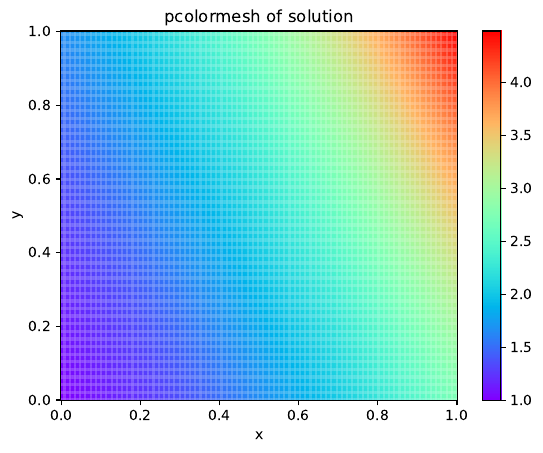

This chart was generated by the following Python code:
import numpy as np
from scipy.sparse import spdiags
from scipy.sparse.linalg import spsolve
from scipy.sparse import eye
from scipy.sparse import kron
import matplotlib
import matplotlib.pylab as plt
from matplotlib import rc
import numpy as np
from matplotlib import pyplot, cm
from mpl_toolkits.mplot3d import Axes3D
import math
    
#rc('font',**{'family':'serif','serif':['Times']})
#rc('xtick', labelsize=18)
#rc('ytick', labelsize=18)
plt.rcParams["font.family"] = "Times New Roman"

if __name__ == "__main__":

    L = 1
    h = 0.003125
    N = int(L/h -1)
    MatrixSize = N**2

    diag=np.ones([N*N])
    mat= spdiags([-diag,2*diag,-diag],[-1,0,1],N,N)
    I= eye(N)
    A = kron(I,mat)+kron(mat,I)

    AllNode = (N+2)**2
    m = N+2
    diag=np.ones([m*m])
    mat= spdiags([-diag,2*diag,-diag],[-1,0,1],m,m)
    I= eye(m)
    Aall = kron(I,mat)+kron(mat,I)


    # places we need to set BC
    top=np.arange(m*m-m,m*m)
    bottom=np.arange(0,m)
    left=np.arange(m,m*(m-1)-m+1,m)
    right=np.arange(m*2-1,m*m-m,m)

    # calculating forcing vector
    Fall = np.zeros(AllNode)
    BC = np.zeros(AllNode)
    UwithBC = np.zeros(AllNode)

    counter = 0
    for iy in range(N+2):
        for ix in range(N+2):
            x=ix/(N+1)
            y=iy/(N+1)
            Fall[counter] = -1.25*np.exp(x+0.5*y)*h**2
            if (counter in top or counter in bottom or counter in left or counter in right):
                BC[counter] = np.exp(x+0.5*y)
            counter=counter+1

    # enforcing strong BC on the RHS
    Fall = Fall - Aall.dot(BC)

    # inner nodes
    I = np.setdiff1d(np.arange(0,AllNode),bottom)
    I = np.setdiff1d(I,top)
    I = np.setdiff1d(I,left)
    I = np.setdiff1d(I,right)

    # Obtaining F
    F = np.zeros(MatrixSize)
    counter =0
    for InnerNodesIndex in I:
        F[counter] = Fall[InnerNodesIndex]
        counter=counter+1

    # solving
    U=spsolve(A,F)

    # UwithBC
    UwithBC = BC.copy()

    counter = 0
    for InnerNodesIndex in I:
        UwithBC[InnerNodesIndex] = U[counter]
        counter=counter+1

    # visualize
    Xmesh = np.zeros((m, m))
    Ymesh = np.zeros((m, m))
    Umesh = np.zeros((m, m))
    counter = 0
    for iy in range(m):
        for ix in range(m):
            x=ix/(N+1)
            y=iy/(N+1)
            Xmesh[ix][iy] = x
            Ymesh[ix][iy] = y
            Umesh[ix][iy] = UwithBC[counter]
            counter=counter+1

    csfont = {'fontname':'Times New Roman'}
    plt.pcolormesh(Xmesh,Ymesh,Umesh,cmap='rainbow')
    plt.colorbar()

    plt.title('pcolormesh of solution',**csfont)
    plt.xlabel('x',**csfont)
    plt.ylabel('y',**csfont)
    

    #plt.show()

    plt.savefig('hw4.pdf',format='pdf',bbox_inches='tight')

    # calculate Error of inner points (not including Boundary points)
    Uexact = np.zeros(MatrixSize)
    counter = 0
    for iy in range(N):
        for ix in range(N):
            x=(ix+1)/(N+1)
            y=(iy+1)/(N+1)
            Uexact[counter] = np.exp(x+0.5*y)
            counter=counter+1

    UmunusUxact=np.zeros(MatrixSize)
    UmunusUxact = np.abs(U-Uexact)

    UmunusUxactL2 = 0
    UL2 = 0
    for i in range(MatrixSize):
        UmunusUxactL2 = UmunusUxactL2 + UmunusUxact[i]**2
        UL2 = UL2 + Uexact[i]**2
    UmunusUxactL2 = np.sqrt(h*UmunusUxactL2)
    UL2 = np.sqrt(h*UL2)

    Error = UmunusUxactL2/UL2

    print("Error = %20.15f" %Error)






